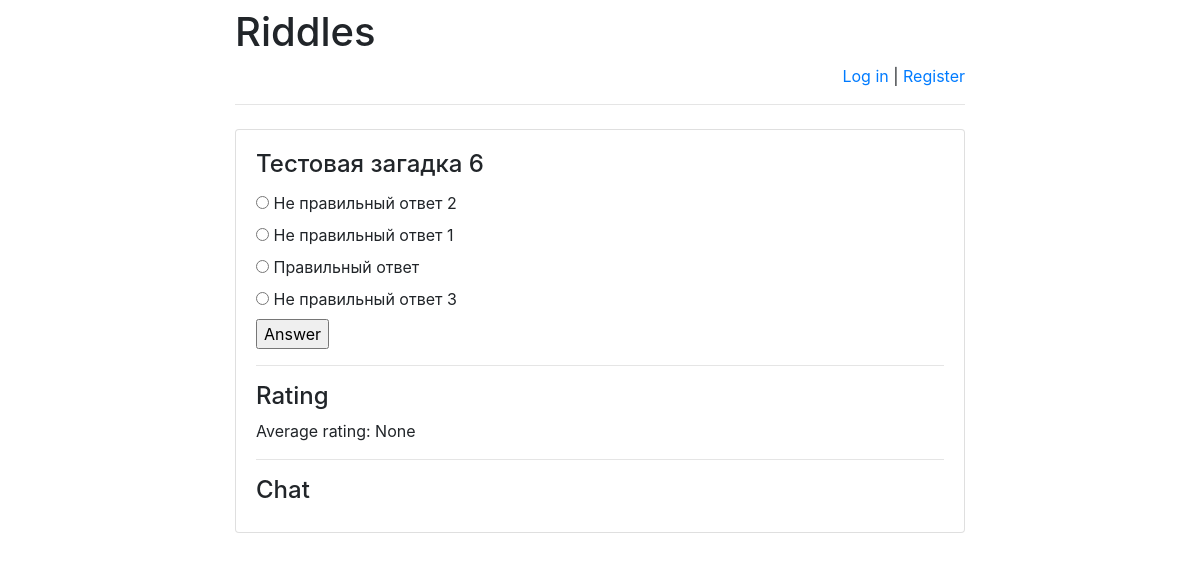
The app's page /riddles/10/ with its own data.
### riddles/models.py (models this page shows)
class Riddle(models.Model):
    riddle_text = models.CharField(max_length=255)
    pub_date = models.DateTimeField('date published')

class Option(models.Model):
    riddle = models.ForeignKey(Riddle, on_delete=models.CASCADE)
    text = models.CharField(max_length=255)
    correct = models.BooleanField(default=False)

### riddles/views.py (the view)
# urls.py: url(r'^([0-9]+)/$', views.detail, name='detail'),
def detail(request, riddle_id):
    error_message = None
    if "error_message" in request.GET:
        error_message = request.GET["error_message"]
    ordered_option_set = \
        list(Option.objects.filter(riddle_id=riddle_id))
    option_iter = \
        numpy.random.permutation(len(ordered_option_set))
    option_set = []
    for num in option_iter:
        option_set.append(ordered_option_set[num])
    return render(
        request,
        "answer.html",
        {
            "option_set": option_set,
            "riddle": get_object_or_404(
                Riddle, pk=riddle_id),
            "error_message": error_message,
            "latest_messages":
                Message.objects
                    .filter(chat_id=riddle_id)
                    .order_by('-pub_date')[:5],
            "already_rated_by_user":
                Mark.objects
                    .filter(author_id=request.user.id)
                    .filter(riddle_id=riddle_id)
                    .count(),
            "user_rating":
                Mark.objects
                    .filter(author_id=request.user.id)
                    .filter(riddle_id=riddle_id)
                    .aggregate(Avg('mark'))
                ["mark__avg"],
            "avg_mark":
                Mark.objects
                    .filter(riddle_id=riddle_id)
                    .aggregate(Avg('mark'))
                ["mark__avg"]
        }
    )

### riddles/templates/answer.html (shortened to what this page needs)
<!DOCTYPE html>
<html lang="en">
<head>
</head>
<body>
{% extends 'base.html' %}
{% block main %}
<h4 class="card-title">{{ riddle.riddle_text }}</h4>
<form action="answer/" method="post">
    {% for option in option_set %}
        <input type="radio"
               name="option"
               id="option{{ forloop.counter }}"
               value="{{ option.id }}"/>
        <label for="option{{ forloop.counter }}">
            {{ option.text }}
        </label><br>
    {% endfor %}
    <input type="submit" value="Answer"/>
</form>
<hr>
<h4>Rating</h4>
    <p>Average rating:
        <span id="avg_mark_span">
            {{ avg_mark }}
        </span>
    </p>
<hr>
<h4>Chat</h4>
{% endblock %}

### records on screen
Riddle: riddle_text "Тестовая загадка 6"
Option: text "Не правильный ответ 2"
Option: text "Не правильный ответ 1"
Option: text "Правильный ответ"
Option: text "Не правильный ответ 3"

### other values on screen
{{ avg_mark }} "None"
